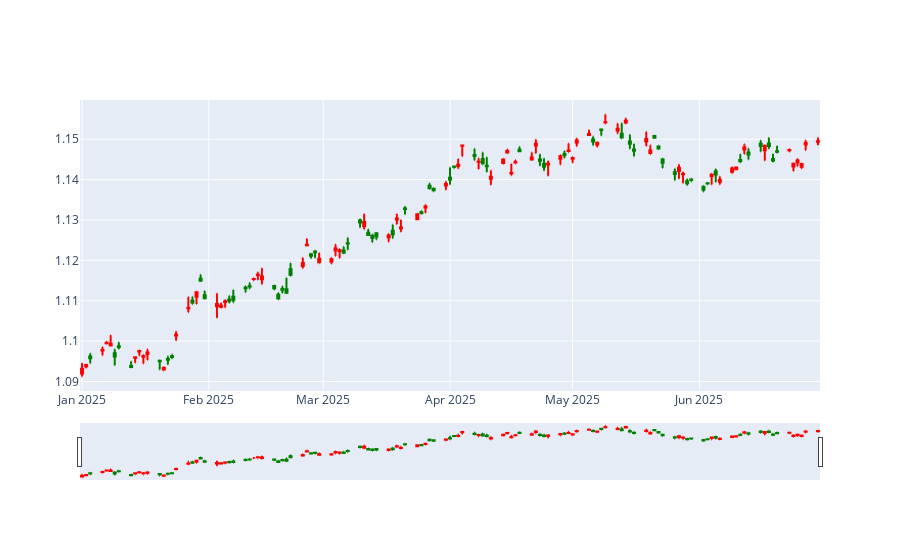

The notebook cell this image was saved under:
### Code cell
fig.show()

### Figure 1 — Plotly figure (JSON) as saved in the notebook; plotly's stock layout.template omitted (floating-point values rounded to 4 significant figures; data arrays with more than 128 entries replaced by an {"elided": "..."} marker saying what was removed)
{"data": [{"close": {"elided": "129 float values"}, "decreasing": {"line": {"color": "red"}}, "high": {"elided": "129 float values"}, "increasing": {"line": {"color": "green"}}, "low": {"elided": "129 float values"}, "open": {"elided": "129 float values"}, "type": "candlestick", "whiskerwidth": 0.3, "x": {"elided": "129 str values"}}], "layout": {"autosize": true, "xaxis": {"autorange": true, "range": ["2024-12-31 12:00", "2025-06-30 12:00"], "rangeslider": {"autorange": true, "range": ["2024-12-31 12:00", "2025-06-30 12:00"], "yaxis": {"_template": null, "rangemode": "match"}}, "type": "date"}, "yaxis": {"autorange": true, "range": [1.088, 1.16]}}}
